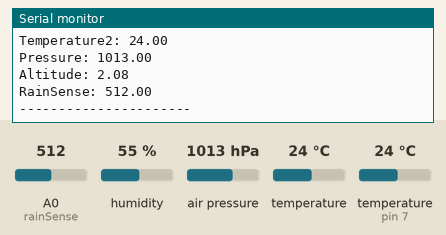
This sketch was run on a simulated Arduino Uno, built with avr-gcc and run on an emulated ATmega328P. On the bench: the last lines printed to the serial monitor. The inputs (shaded band) are chosen by the test bench; at power-on: humidity 55 %, air pressure 1013 hPa, A0 (rainSense) = 512, temperature 24 °C, temperature (sensor on pin 7) 24 °C.

Above: at 10.8 s.
10.9 s: humidity set to 22 %
18.4 s: air pressure set to 952 hPa
At 20.6 s:
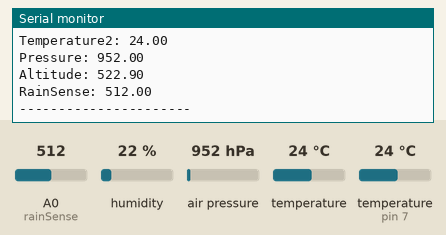
25.9 s: A0 (rainSense) set to 716
At 31.4 s:
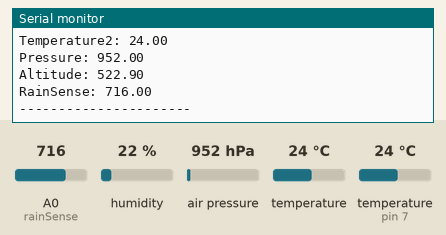
33.4 s: temperature (sensor 0) set to 12 °C
40.9 s: temperature (sensor on pin 7) set to 12 °C
48.4 s: A0 (rainSense) set to 992
At 51.7 s:
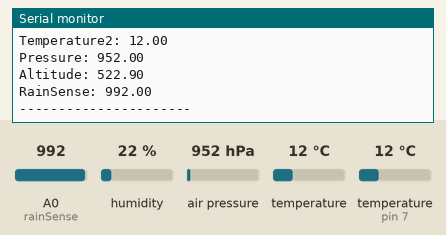
Timing chart, 0 to 53.2 s (numbered marks = the images above; inputs shaded):
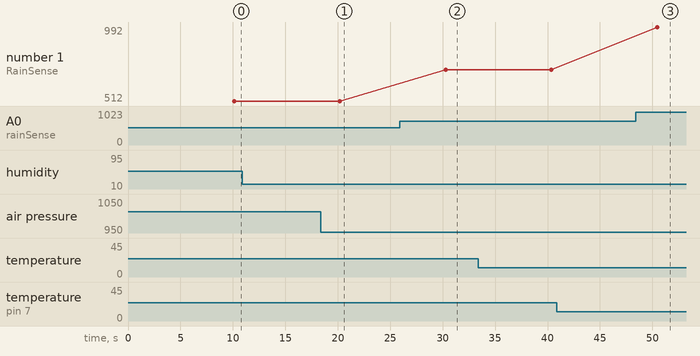

The sketch:

Project.ino
```cpp
//Libraries
#include <DHT.h>
#include <DHT_U.h>
#include <Wire.h>
#include <SPI.h>
#include <Adafruit_Sensor.h>
#include <Adafruit_BMP280.h>

//Constants
#define DHTPIN 7     // what pin we're connected to
#define DHTTYPE DHT22   // DHT 22  (AM2302)
DHT dht(DHTPIN, DHTTYPE); //// Initialize DHT sensor for normal 16mhz Arduino
#define BMP_SCK 13
#define BMP_MISO 12
#define BMP_MOSI 11
#define BMP_CS 10
Adafruit_BMP280 bmp; // I2C
int rainSense = 0; // analog sensor input pin 0


//Variables
float hum;  //Stores humidity value
float temp1; //Stores temperature value
float temp2; //Stores temperature value
float pressure; //Stores pressure value
float altitude; //Stores altitude value
float rainSenseReading; //Stores rain value

void setup()
{
  Serial.begin(9600);
  pinMode(rainSense, INPUT);
  dht.begin();
  if (!bmp.begin())
  {
    Serial.println("Could not find a valid BMP280 sensor, check wiring!");
    while (1);
  }
}

void loop()
{
    delay(10000);
    //Read data and store it to variables hum and temp
    hum = dht.readHumidity();
    temp1 = dht.readTemperature();
    temp2 = bmp.readTemperature();
    pressure = (bmp.readPressure() / 100); // 100 Pa = 1 millibar
    altitude = bmp.readAltitude(1013.25);
    rainSenseReading = analogRead(rainSense);

    Serial.print("Humidity: ");
    Serial.println(+hum);
    Serial.print("Temperature1: ");
    Serial.println(temp1);
    Serial.print("Temperature2: ");
    Serial.println(temp2);
    Serial.print("Pressure: ");
    Serial.println(pressure);
    Serial.print("Altitude: ");
    Serial.println(altitude);
    Serial.print("RainSense: ");
    Serial.println(rainSenseReading);
    Serial.println("----------------------");

}
```

Measured:
- after the input at 18.4 s, the serial monitor: prints a new line after 1.8 s (image 1)
- after the input at 25.9 s, the serial monitor: prints a new line after 4.4 s (image 2)
- after the input at 48.4 s, the serial monitor: prints a new line after 2.0 s (image 3)
- plotted number 1: 512 → 716 after the input at 25.9 s, 716 → 992 after the input at 48.4 s
